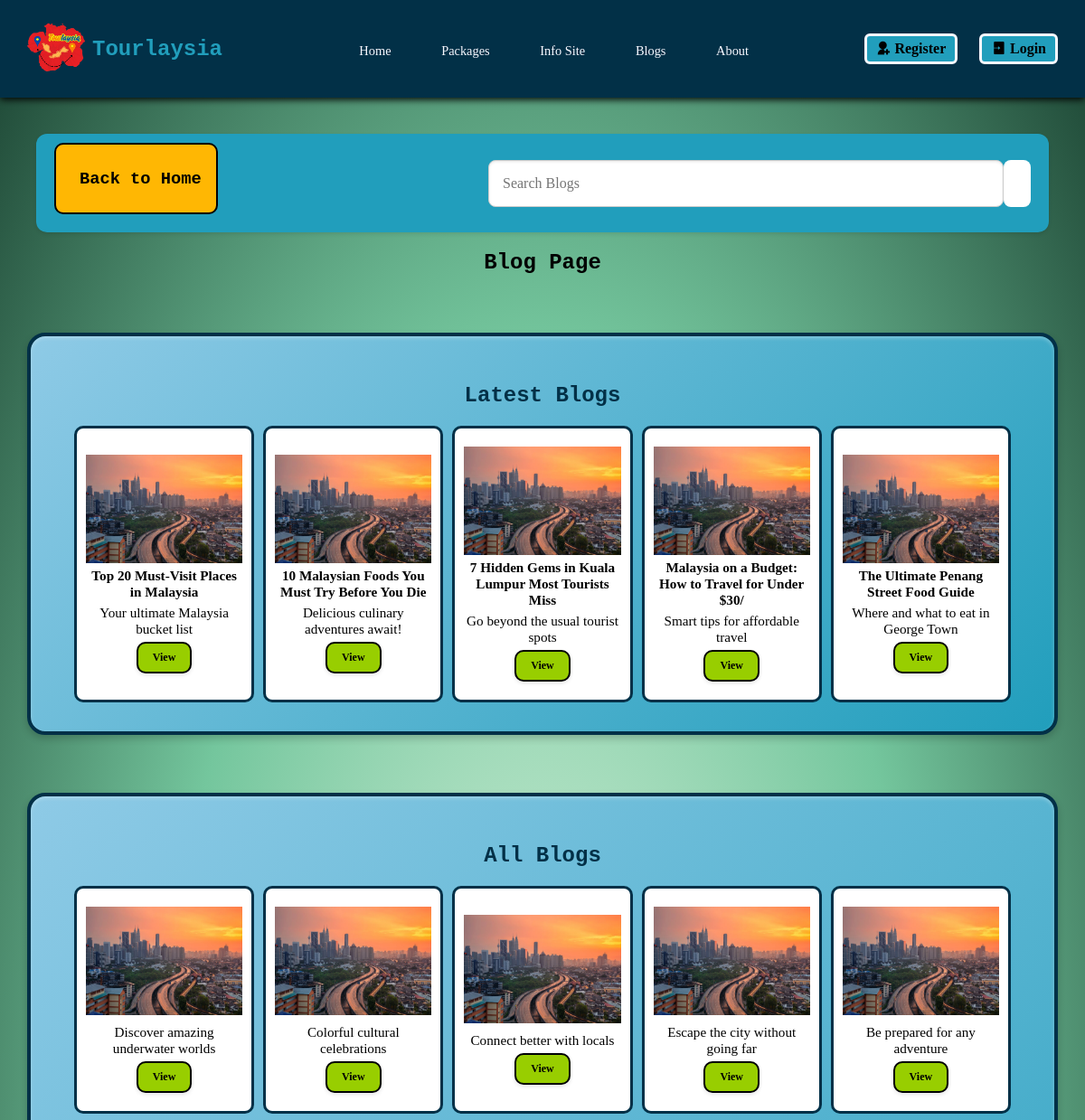
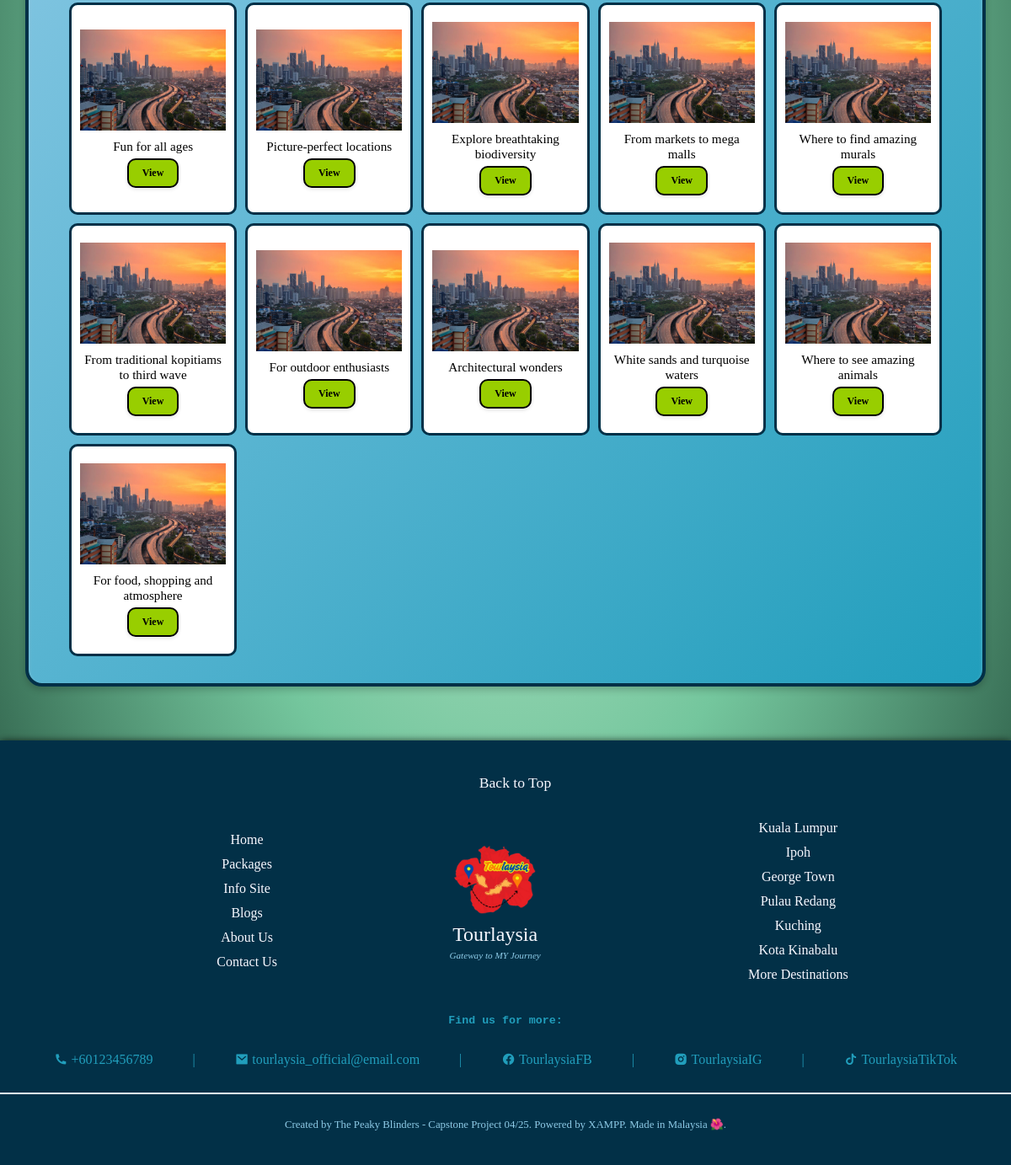
The app's page /blogMainPage.php with its own data (2 pictures, top to bottom).
### tables this page shows
CREATE TABLE `blog_t` (
  `blg_ID` varchar(14) NOT NULL,
  `blg_date_create` date NOT NULL,
  `blg_date_edit` date NOT NULL,
  `blg_title` varchar(50) NOT NULL,
  `blg_desc` varchar(100) DEFAULT NULL,
  `blg_cont` longtext NOT NULL,
  `blg_author` varchar(100) NOT NULL,
  `blg_img` longtext DEFAULT NULL
);

### blogMainPage.php (the view, shortened to what this page needs)
<!DOCTYPE html>
<html lang="en">
<head>
    <link rel="stylesheet" href="./styles/blogMainPage.css">
</head>
<body>
    <?php
        include 'header.php';
        include './crud/db_connection.php';
    ?>
    <div class="top">
        <div class="back-nav">
            <button onclick="location.href='home_page.php';"><img src="https://cdn-icons-png.flaticon.com/128/130/130882.png" alt=""><h3>Back to Home</h3></button>
        </div>
        <div class="search-bar">
            <form action="blogSearchResultPage.php" method="GET">
                <input type="text" name="search" placeholder="Search Blogs">
                <button><img src="https://cdn-icons-png.flaticon.com/128/954/954591.png" alt="" ></button>
            </form>
        </div>
    </div>
    <h2 class="title">Blog Page</h2>
    <div class="latest">
        <h2>Latest Blogs</h2>
        <div class="latest-container" >
            <div class="latest-item" >
                <?php
                    $query = "SELECT * FROM blog_t ORDER BY blg_date_edit DESC LIMIT 5;";
                    $results = mysqli_query($connection, $query);
                    while ($data = mysqli_fetch_assoc($results)) {
                        $refBlogID = $data['blg_ID'];
                        $refBlogTitle = $data['blg_title'];
                        $refBlogDesc = $data['blg_desc'];
                        $refBlogImg = $data['blg_img'];
                ?>
                        <div class="grid-card" >
                            <img src="<?php echo $refBlogImg;?>" alt="<?php echo $refBlogTitle?>" onerror="this.onerror=null; this.src='./img/placeholder-pic.jpg'"> <p><strong><?php echo $refBlogTitle?></strong></p> <p><?php echo $refBlogDesc?></p>
                            <button onclick="location.href='blogContentPage.php?blg_ID=<?php echo $refBlogID?>';">View</button>
                        </div>
                <?php
                        }
                ?>
            </div>
        </div>
    </div>
    <div class="all">
        <h2>All Blogs</h2>
        <div class="all-container">
            <div class="all-container-item">
                <?php
                    $query = "SELECT * FROM blog_t ORDER BY blg_date_edit DESC LIMIT 100 OFFSET 5;";
                    $results = mysqli_query($connection, $query);
                    while ($data = mysqli_fetch_assoc($results)) {
                        $refBlogID = $data['blg_ID'];
                        $refBlogTitle = $data['blg_title'];
                        $refBlogDesc = $data['blg_desc'];
                        $refBlogImg = $data['blg_img'];
                ?>
                        <div class="grid-card" >
                            <img src="<?php echo $refBlogImg;?>" alt="<?php echo $refBlogTitle?>" onerror="this.onerror=null; this.src='./img/placeholder-pic.jpg'"></strong></p> <p><?php echo $refBlogDesc?></p>
                            <button onclick="location.href='blogContentPage.php?blg_ID=<?php echo $refBlogID?>';">View</button>
                        </div>
                <?php
                    }
                ?>
            </div>
        </div>
    </div>
    <?php include 'footer.php';?>
</body>
</html>

### header.php (shortened to what this page needs)
<!DOCTYPE html>
<html lang="en">
<head>
    <link rel="stylesheet" href="https://cdnjs.cloudflare.com/ajax/libs/remixicon/4.6.0/remixicon.css">
    <link rel="stylesheet" href="./styles/styles.css">
    <link rel="stylesheet" href="./styles/header.css">
    <link rel="stylesheet" href="./styles/logout_popup.css">
</head>
<body>
    <header class="header" id="startPage">
        <nav class="header-navbar">
            <div class="nav-logo">
                <a href="index.php">
                    <img src="./img/logo/Tourlaysia_Logo_transp.png" alt="Tourlaysia Logo" class="header-logo">
                </a>
                <a href="index.php" class="tourlaysia">Tourlaysia</a>
            </div>
            <ul class="nav-list">
                <li class="nav-item">
                    <a href="home_page.php" class="header-link">
                        <span class="link-text">Home</span>
                    </a>
                </li>
                <li class="nav-item">
                    <a href="package_page.php" class="header-link">
                        <span class="link-text">Packages</span>
                    </a>
                </li>
                <li class="nav-item">
                    <a href="infoMainPage.php" class="header-link">
                        <span class="link-text">Info Site</span>
                    </a>
                </li>
                <li class="nav-item">
                    <a href="blogMainPage.php" class="header-link">
                        <span class="link-text">Blogs</span>
                    </a>
                </li>
                <li class="nav-item">
                    <a href="about_us.php" class="header-link">
                        <span class="link-text">About</span>
                    </a>
                </li>
            </ul>
            <div class="nav-profile">
                <?php
                    if (isset($_SESSION['SES_UserID'])) {
                ?>
                        <?php
                            if ($profPic != NULL) {
                        ?>
                                <img src="./img/profile/<?php echo $profPic;?>" alt="Profile Picture" class="profile-pic" onerror="this.onerror=null; this.src='./img/anonymous.png'">
                        <?php
                            } else {
                        ?>
                                <img src="./img/anonymous.png" alt="Profile Picture" class="profile-pic">
                        <?php
                            }
                        ?>
                        <a href="accountDashboard.php" class="username">
                            <span class="name-text"><?php echo $name;?></span>
                            <i class="ri-corner-up-right-fill" id="acc-arrow"></i>
                        </a>
                        <a href="#" class="username" onclick="document.getElementById('delPopup').style.display='block'">
                            <span class="name-text">Logout</span>
                            <i class="ri-logout-box-fill" id="acc-arrow"></i>
                        </a>
                <?php
                    } else {
                ?>
                        <button onclick="document.location='registerTouristPage.php';" class="profile-btn">
                            <i class="ri-user-add-fill"></i>
                            Register
                        </button>
                        <button onclick="document.location='touristLoginPage.php';" class="profile-btn">
                            <i class="ri-login-box-fill"></i>
                            Login
                        </button>
                <?php
                    }
                ?>
            </div>
        </nav>
    </header>
</body>
</html>

### footer.php (shortened to what this page needs)
<!DOCTYPE html>
<html lang="en">
<head>
    <link rel="stylesheet" href="https://cdnjs.cloudflare.com/ajax/libs/remixicon/4.6.0/remixicon.css">
    <link rel="stylesheet" href="./styles/styles.css">
    <link rel="stylesheet" href="./styles/footer.css">
</head>
<body>
    <footer class="footer" id="endPage">
        <div class="topBtnDiv">
            <a href="#" class="back-to-top-txt">Back to Top</a>
        </div>
        <nav class="footer-navbar">
            <ul class="main-list">
                <li class="main-item">
                    <a href="home_page.php" class="footer-link">
                        <span class="link-text">Home</span>
                    </a>
                </li>
                <li class="main-item">
                    <a href="package_page.php" class="footer-link">
                        <span class="link-text">Packages</span>
                    </a>
                </li>
                <li class="main-item">
                    <a href="infoMainPage.php" class="footer-link">
                        <span class="link-text">Info Site</span>
                    </a>
                </li>
                <li class="main-item">
                    <a href="blogMainPage.php" class="footer-link">
                        <span class="link-text">Blogs</span>
                    </a>
                </li>
                <li class="main-item">
                    <a href="about_us.php" class="footer-link">
                        <span class="link-text">About Us</span>
                    </a>
                </li>
                <li class="main-item">
                    <a href="help_support.php" class="footer-link">
                        <span class="link-text">Contact Us</span>
                    </a>
                </li>
            </ul>
            <div class="footer-website">
                <a href="index.php">
                    <img src="./img/logo/Tourlaysia_Logo_transp.png" alt="Tourlaysia Logo" class="footer-logo">
                </a>
                <a href="index.php" class="footer-webname">Tourlaysia</a>
                <span class="footer-slogan">Gateway to MY Journey</span>
            </div>
            <ul class="package-list">
                <li class="package-item">
                    <a href="package_results.php?filterWord=Kuala Lumpur" class="footer-link">
                        <span class="link-text">Kuala Lumpur</span>
                    </a>
                </li>
                <li class="package-item">
                    <a href="package_results.php?filterWord=Ipoh" class="footer-link">
                        <span class="link-text">Ipoh</span>
                    </a>
                </li>
                <li class="package-item">
                    <a href="package_results.php?filterWord=George Town" class="footer-link">
                        <span class="link-text">George Town</span>
                    </a>
                </li>
                <li class="package-item">
                    <a href="package_results.php?filterWord=Pulau Redang" class="footer-link">
                        <span class="link-text">Pulau Redang</span>
                    </a>
                </li>
                <li class="package-item">
                    <a href="package_results.php?filterWord=Kuching" class="footer-link">
                        <span class="link-text">Kuching</span>
                    </a>
                </li>
                <li class="package-item">
                    <a href="package_results.php?filterWord=Kota Kinabalu" class="footer-link">
                        <span class="link-text">Kota Kinabalu</span>
                    </a>
                </li>
                <li class="package-item">
                    <a href="package_results.php?keyword=All" class="footer-link">
                        <span class="link-text">More Destinations</span>
                    </a>
                </li>
            </ul>
        </nav>
        <h5 class="contact-title">Find us for more:</h5>
        <div class="footer-contact-div">
            <span class="footer-contact">
                <i class="ri-phone-fill"></i>
                +60123456789
            </span>
            <span class="contact-divider">|</span>
            <span class="footer-contact">
                <i class="ri-mail-fill"></i>
                tourlaysia_official@email.com
            </span>
            <span class="contact-divider">|</span>
            <span class="footer-contact">
                <i class="ri-facebook-circle-fill"></i>
                TourlaysiaFB
            </span>
            <span class="contact-divider">|</span>
            <span class="footer-contact">
                <i class="ri-instagram-fill"></i>
                TourlaysiaIG
            </span>
            <span class="contact-divider">|</span>
            <span class="footer-contact">
                <i class="ri-tiktok-fill"></i>
                TourlaysiaTikTok
            </span>
        </div>
        <hr class="footer-line">
        <div class="footer-note-div">
            <span class="footer-note">Created by The Peaky Blinders - Capstone Project 04/25. Powered by XAMPP. Made in Malaysia 🌺.</span>
        </div>
    </footer>
</body>
</html>

### styles/blogMainPage.css (style rules this page uses)
h1, h2, h3, h4, h5, h6 { font-family: "Rockwell", "Rockwell Nova", "Courier Bold", Courier, Georgia, serif; }
p { font-family: "Lucida Bright", Georgia, serif; }
.title { text-align: center; }
.top { display: flex; justify-content: space-between; }
.top { display: flex; justify-content: space-between; align-items: center; flex-wrap: wrap; padding: 10px 20px; box-shadow: 0 2px 4px rgba(0, 0, 0, 0.1); border-radius: 12px; margin: 10px 40px; max-width: 1200px; background-color: #219EBC; gap: 20px; }
.back-nav { margin-bottom: 10px; }
.back-nav button { display: flex; align-items: center; gap: 10px; font-size: 1em; color: #000; border: 2px solid #000; background-color: #FFB703; padding: 8px 16px; border-radius: 10px; cursor: pointer; transition: background-color 0.3s ease, transform 0.2s ease; }
.search-bar { display: flex; gap: 10px; align-items: center; flex: 1; max-width: 600px; }
.search-bar form { display: flex; width: 100%; }
.search-bar input[type="text"] { flex: 1; padding: 10px 15px; font-size: 1em; border: 1px solid #ccc; border-radius: 8px; box-shadow: inset 0 1px 3px rgba(0, 0, 0, 0.1); height: 30px; }
.latest, .all { width: 95%; max-width: 1300px; box-sizing: border-box; margin: 4em auto; padding: 2em; align-items: center; border-radius: 20px; border: 4px solid #023047; padding: 2em 3em; box-shadow: 0 4px 8px rgba(0, 0, 0, 0.2), inset 0 2px 4px rgba(255, 255, 255, 0.3); transition: all 0.3s ease; background: linear-gradient(135deg, #8ECAE6 0%, #219EBC 100%); color: #023047; }
.all h2, .latest h2 { text-align: center; }
.all-container, .latest-container { display: flex; }
.all-container-item, .latest-item { display: grid; grid-template-columns: repeat(5, 1fr); gap: 10px; width: 100%; }
.grid-card { display: flex; flex-direction: column; align-items: center; justify-content: center; text-align: center; gap: 5px; padding: 20px 10px; border: 3px solid #023047; border-radius: 10px; background-color: white; cursor: pointer; font-size: 0.95em; transition: all 0.2s ease; text-decoration: none; color: #000; }
.grid-card p { margin: 0; }
.grid-card img { height: 120px; width: 100%; }
.grid-card button { font-size: 12px; padding: 8px 16px; border: none; border-radius: 10px; cursor: pointer; background-color: #98ce00; border: 2px solid #000; text-decoration: none; color: #000; font-weight: bold; transition: all 0.2s ease-in-out; box-shadow: 0 2px 4px rgba(0,0,0,0.1); }

### styles/styles.css (style rules this page uses)
body { background: radial-gradient(#d8f3dc, #74c69d, #1b4332); margin: 0; }
h1, h2, h3, h4, h5, h6 { font-family: Rockwell, Courier Bold, Courier, Georgia, Times, Times New Roman, serif; }
p, span, a, ul, ol, button, input, select, textarea, table, tr, th, td { font-family: Lucida Bright, Georgia, serif; }

### styles/header.css (style rules this page uses)
.header { padding: 20px 30px; background: #023047; box-shadow: 0 2px 8px black; margin-bottom: 40px; }
.header-navbar { display: flex; align-items: center; justify-content: space-between; }
.nav-logo { display: flex; align-items: center; column-gap: 0.5rem; }
.header-logo { width: 4rem; height: 4rem; }
.tourlaysia { font-size: 1.5rem; font-weight: bold; color: #219EBC; text-decoration: none; transition: font-size 1s, color 2s; font-family: Rockwell, Courier Bold, Courier, Georgia, Times, Times New Roman, serif; }
.nav-list { display: flex; flex-direction: row; column-gap: 2rem; list-style: none; padding: 0; margin: 0; align-items: center; flex-wrap: wrap; justify-content: center; }
.header-link { text-decoration: none; color: ghostwhite; font-size: 0.9rem; transition: color 0.5s ease; }
.nav-profile { display: flex; align-items: center; column-gap: 1.5rem; }
.profile-btn { text-decoration: none; background-color: #219EBC; color: black; font-size: 1.0rem; font-weight: bold; padding: 5px 10px; border: 3px solid ghostwhite; border-radius: 6px; cursor: pointer; transition: 0.5s ease; }

### records on screen
blog_t: blg_title "Top 20 Must-Visit Places in Malaysia", blg_desc "Your ultimate Malaysia bucket list"
blog_t: blg_title "10 Malaysian Foods You Must Try Before You Die", blg_desc "Delicious culinary adventures await!"
blog_t: blg_title "7 Hidden Gems in Kuala Lumpur Most Tourists Miss", blg_desc "Go beyond the usual tourist spots"
blog_t: blg_title (placeholder picture), blg_title "Malaysia on a Budget: How to Travel for Under $30/", blg_desc "Smart tips for affordable travel"
blog_t: blg_title "The Ultimate Penang Street Food Guide", blg_desc "Where and what to eat in George Town"
blog_t: blg_desc "Discover amazing underwater worlds"
blog_t: blg_desc "Colorful cultural celebrations"
blog_t: blg_desc "Connect better with locals"
blog_t: blg_desc "Escape the city without going far"
blog_t: blg_desc "Be prepared for any adventure"
blog_t: blg_desc "Fun for all ages"
blog_t: blg_desc "Picture-perfect locations"
blog_t: blg_desc "Explore breathtaking biodiversity"
blog_t: blg_desc "From markets to mega malls"
blog_t: blg_desc "Where to find amazing murals"
blog_t: blg_desc "From traditional kopitiams to third wave"
blog_t: blg_desc "For outdoor enthusiasts"
blog_t: blg_desc "Architectural wonders"
blog_t: blg_desc "White sands and turquoise waters"
blog_t: blg_desc "Where to see amazing animals"
blog_t: blg_desc "For food, shopping and atmosphere"
